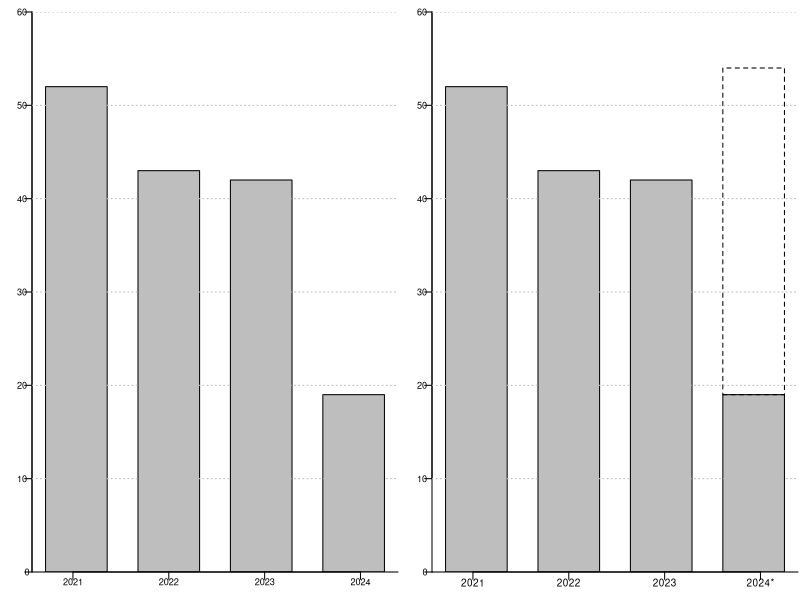

Recreate this plot in R.
library(png)
datos = c(52, 43, 42, 19)

png("escalaHorizontalBarras.png", width=1350, height=600, res = 300)
par(mar=c(1.3, 1.5, 0.5, 0) + 0.1, mgp = c(0,0,0), mfrow=c(1,2))
t=0.6

barplot(height=datos, width = 0.9, space = 0.5,
        xlab="", ylab="", 
        ylim=c(0, 60), xpd = FALSE,  yaxt='n',
)
axis(1, at=c(0.85, 2.25, 3.65, 5.05), labels = c("2021", "2022", "2023", "2024"), 
     tck=-0.02, cex.axis=t-0.05, padj = -0.4)
axis(2, at=seq(0, 60, 10), las=1, tck=-0.02, hadj = 1.5, cex.axis=t-0.05)
box(bty="l")
text(5.05, -8, "(hasta Abril)", xpd=NA, cex = t-0.05)
abline(h = c(10, 20, 30, 40, 50, 60), lty = 3, col = "grey")


barplot(height=datos, width = 0.9, space = 0.5,
        xlab="", ylab="", 
        ylim=c(0,60), xpd = FALSE,  yaxt='n',
)
rect(4.5, 19, 5.4, 54, col = NA, lty = 2)

axis(1, at=c(00.85, 2.25, 3.65, 5.05), labels = c("2021", "2022", "2023", "2024*"), 
     tck=-0.02, cex.axis=t, padj = -0.2)
axis(2, at=seq(10, 60, 10), las=1, tck=-0.02, hadj = 1.5, cex.axis=t-0.05)
axis(2, at=0, las=1, tck=-0.02, hadj = 1.9, cex.axis=t-0.05)
box(bty="l")
text(3, -9, "*Hasta Abril, con previsión para todo el año", xpd=NA, cex = t-0.05)
abline(h = c(10, 20, 30, 40, 50, 60), lty = 3, col = "grey")

dev.off()
